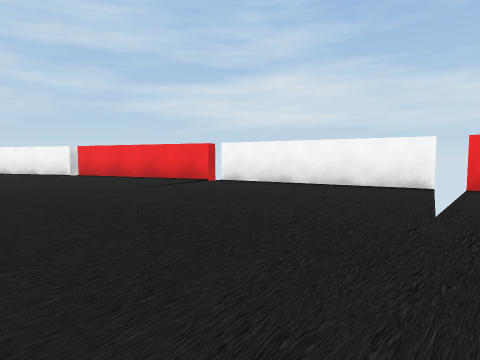
view 1 (above)

15 first-person views from a walk through a scene from a Unity 3-D project. The camera is 0.44 m above the floor, tilts 4° down and sees 75° across. The floor is counted in squares, 1 m on a side. Each view is taken from the middle of a square. On the plan, view 1 faces up. The plan holds only what a view shows up to about 9 squares ahead; the rest is blank. The place goes on beyond the plan.

view 2
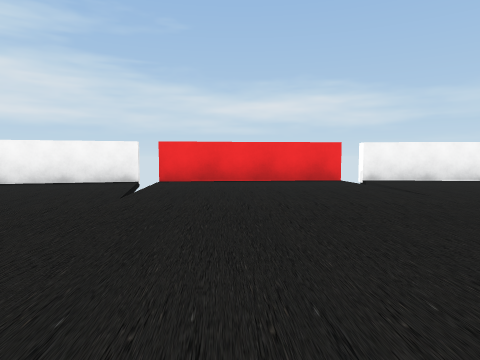

view 3
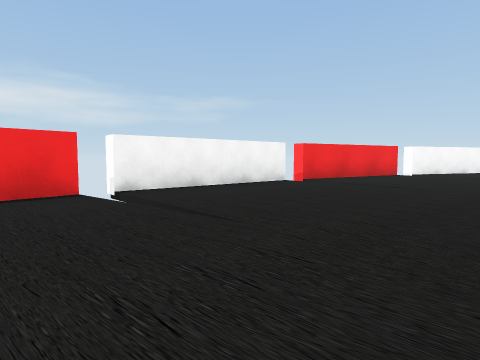

view 4
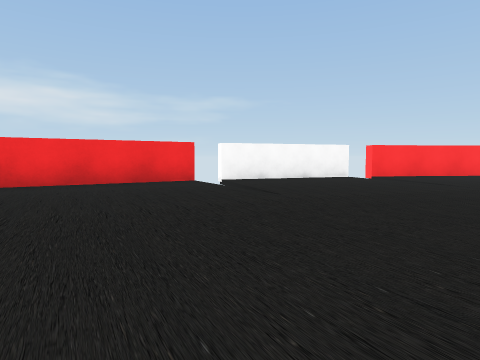

view 5
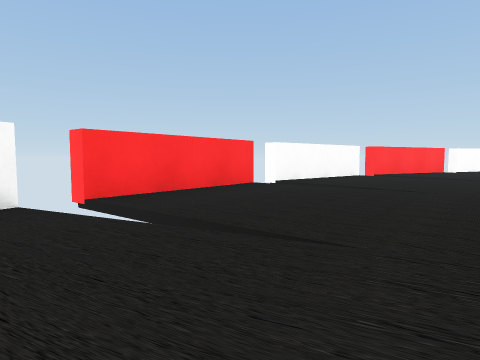

view 6
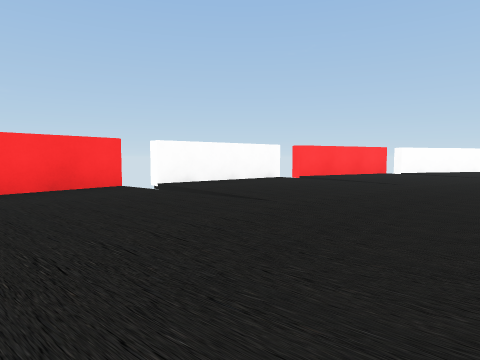

view 7
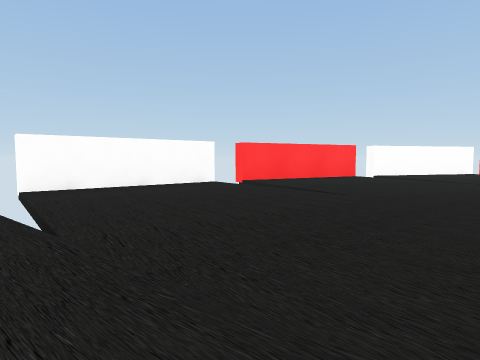

view 8
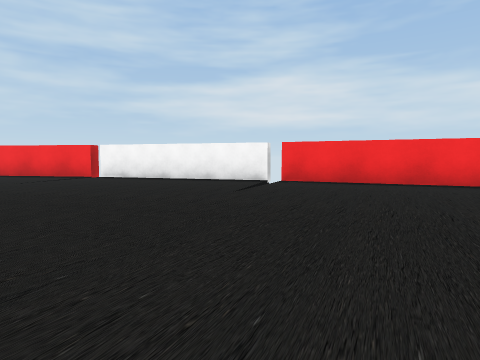

view 9
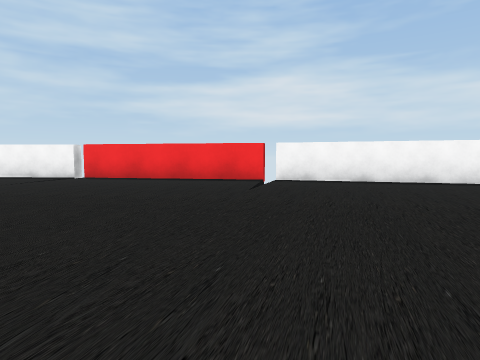

view 10
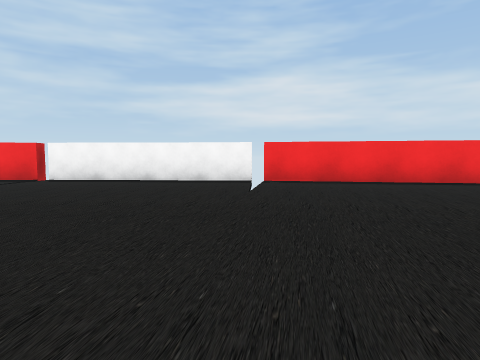

view 11
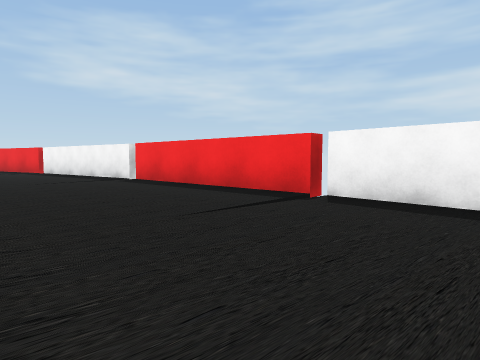

view 12
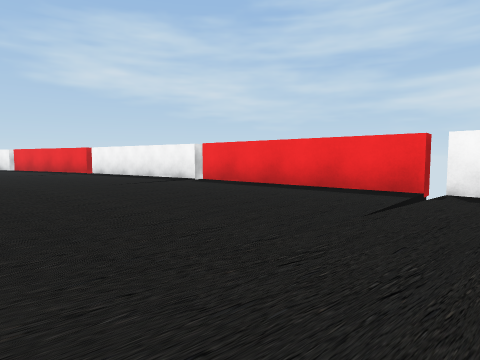

view 13
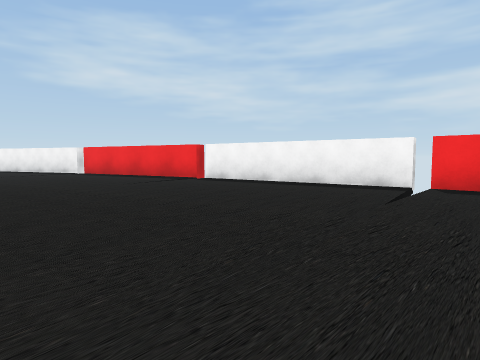

view 14
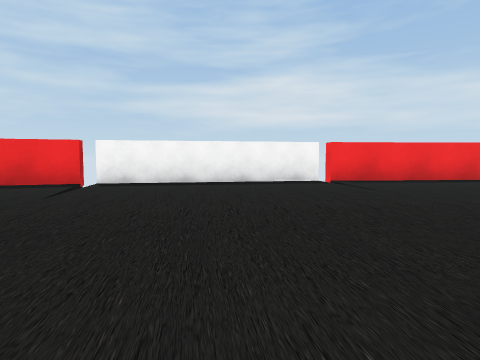

view 15
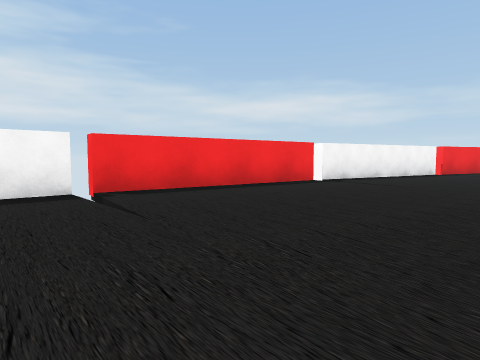

### Floor plan
Points are (right, up) in squares from view 1. A wall is a line through its corners. A room is listed if a view was taken in it or the views show most of it. See-through windows are left out.
Room 1 (views 1, 2, 3, 4, 5, 6, 7, 8, 9, 10, 11, 12, 13, 14, 15)
walls: (-0.6, 6.5) (-4.2, 8.1); (-4.4, 8.2) (-8.4, 9.4) (-12.6, 10.1); (2.8, 4.5) (-0.4, 6.4); (5.8, 1.9) (3, 4.3); (-12.7, 10.1) (-16.9, 10.4); (8.3, -1) (6.1, 1.7); (-17.1, 10.7) (-17.1, 10.4) (-21.3, 10.1); (10.2, -4.1) (8.6, -1.3); (11.4, -7.6) (10.4, -4.6); (-21.5, 10.5) (-21.5, 10.1) (-25.6, 9.4); (11.8, -11.3) (11.5, -8.1); (11.5, -14.9) (11.8, -11.8); (11, -16.5) (11.4, -15.4)
ways out: gap at (11, -15); gap at (11, -8); gap at (12, -11)

Where each view was taken, in squares from view 1:
view 1: 0 up, 0 right, facing up
view 2: 1 down, 0 right, facing up-right
view 3: 0 up, 2 right, facing right
view 4: 5 down, 4 right, facing right
view 5: 7 down, 8 right, facing down-right
view 6: 9 down, 7 right, facing down-right
view 7: 11 down, 7 right, facing down-right
view 8: 2 up, 5 left, facing up
view 9: 3 up, 9 left, facing up
view 10: 4 up, 13 left, facing up
view 11: 7 up, 15 left, facing up-left
view 12: 6 up, 16 left, facing up-left
view 13: 5 up, 20 left, facing up-left
view 14: 4 up, 23 left, facing up
view 15: 6 up, 14 left, facing up-right
